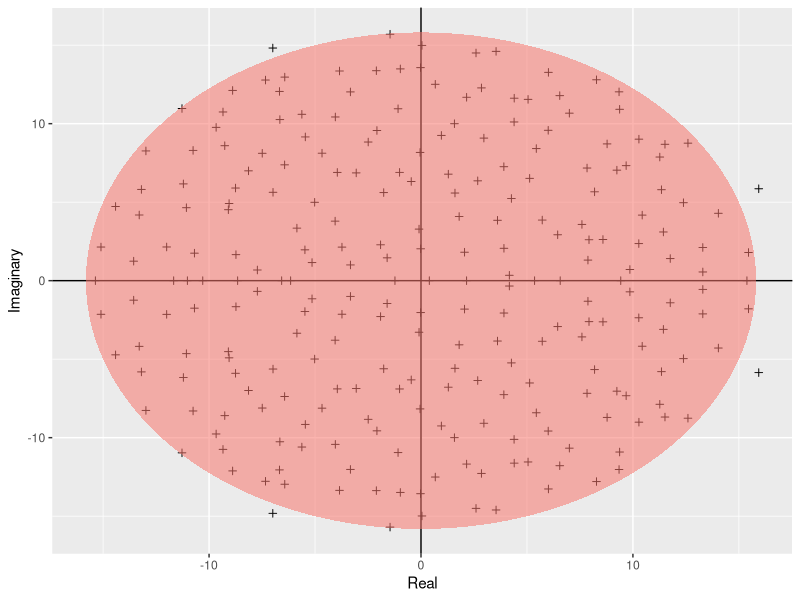

The R script that drew this image:
require(ggplot2)

build_ellipse <- function(hradius, vradius){ # function that returns an ellipse
  npoints = 250
  a <- seq(0, 2 * pi, length = npoints + 1)
  x <- hradius * cos(a)
  y <- vradius * sin(a)  
  return(data.frame(x = x, y = y))
}

N <- 250 # Assign size of the matrix

M <- matrix(rnorm(N * N), N, N) # Build the matrix

eigvals <- eigen(M)$values # Find the eigenvalues

eigDF <- data.frame("Real" = Re(eigvals), "Imaginary" = Im(eigvals)) # Build a dataframe

my_radius <- sqrt(N) # The radius of the circle is sqrt(N)

ellDF <- build_ellipse(my_radius, my_radius) # Dataframe to plot the ellipse

names(ellDF) <- c("Real", "Imaginary") # rename the columns



# plot the eigenvalues
p <- ggplot(eigDF, aes(x = Real, y = Imaginary))
p <- p +
  geom_point(shape = I(3)) +
  theme(legend.position = "none")

# now add the vertical and horizontal line
p <- p + geom_hline(aes(yintercept = 0))
p <- p + geom_vline(aes(xintercept = 0))

# finally, add the ellipse
p <- p + geom_polygon(data = ellDF, aes(x = Real, y = Imaginary, alpha = 1/20, fill = "red"))

pdf("../Results/Girko.pdf")
print(p)
graphics.off()
